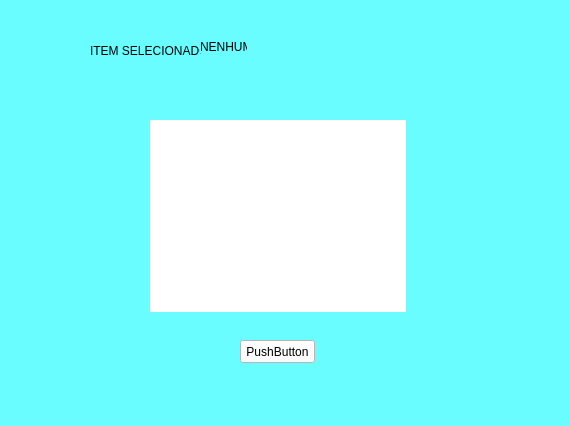
<?xml version="1.0" encoding="UTF-8"?>
<ui version="4.0">
 <class>MainWindow</class>
 <widget class="QMainWindow" name="MainWindow">
  <property name="windowModality">
   <enum>Qt::NonModal</enum>
  </property>
  <property name="geometry">
   <rect>
    <x>0</x>
    <y>0</y>
    <width>570</width>
    <height>426</height>
   </rect>
  </property>
  <property name="focusPolicy">
   <enum>Qt::NoFocus</enum>
  </property>
  <property name="contextMenuPolicy">
   <enum>Qt::DefaultContextMenu</enum>
  </property>
  <property name="windowTitle">
   <string>MainWindow</string>
  </property>
  <property name="styleSheet">
   <string notr="true">background-color: rgb(105, 253, 255);</string>
  </property>
  <property name="animated">
   <bool>true</bool>
  </property>
  <property name="tabShape">
   <enum>QTabWidget::Rounded</enum>
  </property>
  <widget class="QWidget" name="centralwidget">
   <widget class="QListWidget" name="listWidget">
    <property name="geometry">
     <rect>
      <x>150</x>
      <y>120</y>
      <width>256</width>
      <height>192</height>
     </rect>
    </property>
    <property name="styleSheet">
     <string notr="true">background-color: rgb(255, 255, 255);</string>
    </property>
    <property name="frameShape">
     <enum>QFrame::NoFrame</enum>
    </property>
    <property name="lineWidth">
     <number>0</number>
    </property>
    <property name="viewMode">
     <enum>QListView::ListMode</enum>
    </property>
    <property name="wordWrap">
     <bool>true</bool>
    </property>
    <property name="selectionRectVisible">
     <bool>false</bool>
    </property>
   </widget>
   <widget class="QLabel" name="label">
    <property name="geometry">
     <rect>
      <x>90</x>
      <y>40</y>
      <width>111</width>
      <height>21</height>
     </rect>
    </property>
    <property name="text">
     <string>ITEM SELECIONADO: </string>
    </property>
   </widget>
   <widget class="QLabel" name="label_2">
    <property name="geometry">
     <rect>
      <x>200</x>
      <y>40</y>
      <width>47</width>
      <height>13</height>
     </rect>
    </property>
    <property name="text">
     <string>NENHUM</string>
    </property>
   </widget>
   <widget class="QPushButton" name="pushButton">
    <property name="geometry">
     <rect>
      <x>240</x>
      <y>340</y>
      <width>75</width>
      <height>23</height>
     </rect>
    </property>
    <property name="styleSheet">
     <string notr="true">background-color: rgb(255, 255, 255);</string>
    </property>
    <property name="text">
     <string>PushButton</string>
    </property>
   </widget>
  </widget>
  <widget class="QMenuBar" name="menubar">
   <property name="geometry">
    <rect>
     <x>0</x>
     <y>0</y>
     <width>570</width>
     <height>21</height>
    </rect>
   </property>
  </widget>
  <widget class="QStatusBar" name="statusbar"/>
 </widget>
 <resources/>
 <connections/>
</ui>
